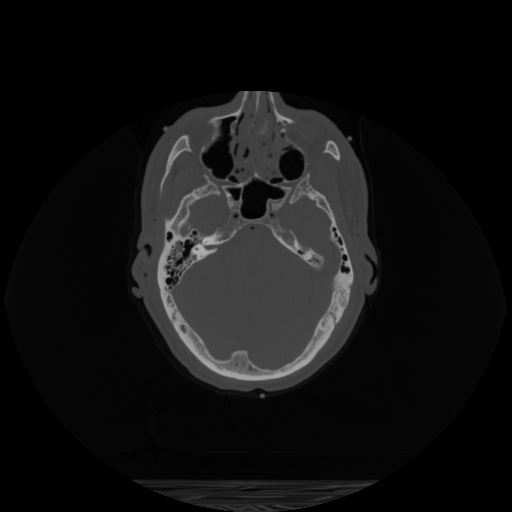
#> input picture c_vm1125.fre.png, 512 x 512 px
$ jupyter execute --allow-errors ImageRestoration.ipynb   (shell and % lines are left out)
#> lines starting #> are read from the running program, lines starting #| are printed output that depends on the picture; long printed decimals are rounded
# The imaging equation
Our analysis of linear, shift-invariant imaging systems is built
around the following imaging equation:

$$g(x,y)={\mathrm{psf}}(x,y)**f(x,y),$$

where $f(x,y)$ is the object being imaged, ${\mathrm{psf}}(x,y)$
is the system point spread function, and $g(x,y)$ the image. The notation $**$
denotes the 2D convolutiuon.

In the cell below, we will open an image, create a Gaussian PSF, and convolve them
to create a noiseless blurred image.

Note that the Fourier convolution-multiplication theorem allows us to convert a convolution
in the spatial domain into a multiplication in the frequency domain.

$$G(\nu_{x},\nu_{y})={OTF}(\nu_{x},\nu_{y})F(\nu_{x},\nu_{y}).$$

Here $G(\nu_{x},\nu_{y})$ is the FT of $g(x,y)$, $F(\nu_{x},\nu_{y})$ is the FT of $f(x,y)$, and ${OTF}(\nu_{x},\nu_{y})$ is the FT of the PSF. OTF stands for Optical Transfer Function.

[cell 1]
#First we will open an image and create a Gaussian PSF, then blur

from ipywidgets import *
from scipy import ndimage
from scipy import signal
import matplotlib as mpl
import matplotlib.pyplot as plt
mpl.rcParams.update(mpl.rcParamsDefault)
import numpy as np
from matplotlib.image import imread
from numpy.fft  import fft2, ifft2, fftshift, ifftshift

def np_fftconvolve(A, B):
    return np.real(fftshift(ifft2(fft2(A)*fft2(B, s=A.shape))))

N=512

im = imread('c_vm1125.fre.png')[0:N,0:N].astype(np.float64)
#> im: shape (512, 512) float64; min 0, max 0.694, mean 0.0708


# Calculate a Gaussian filter
sig = 0.01
x = np.linspace(-1, 1, im.shape[0])
#> x = 512 values from -1 to 1
y = np.linspace(-1, 1, im.shape[1])
#> y = 512 values from -1 to 1
xx, yy = np.meshgrid(x, y)
psf1 = np.zeros_like(im)
psf1 = (1.0/(sig*np.sqrt(2.0*np.pi))*np.exp(-(xx**2 + yy**2)/(2.0*sig**2)))
#normalize
psf1 = psf1/np.sum(psf1)


#imfilt = signal.convolve2d(im, filt, boundary='symm', mode='same')
imfilt1 = np_fftconvolve(im, psf1)


fig, ax = plt.subplots(2, 3, figsize=(9,6))
fig.suptitle("The imaging equation: blurring", fontsize=16)

# Plot original
ax[0,0].imshow(im, cmap='gray')
ax[0,1].imshow(psf1,cmap='gray')
ax[0,2].imshow(imfilt1,cmap='gray')

ax[0,0].set_title('Original')
ax[0,1].set_title('Gaussian PSF')
ax[0,2].set_title('Blurred')

ax[1,0].plot(im[256,:])
ax[1,1].plot(psf1[256,:])
ax[1,2].plot(imfilt1[256,:])


fig.tight_layout()
fig.subplots_adjust(top=0.88)
#> figure, not shown here; panel 4: curve peaks at x = 198, y = 0.651; panel 5: curve peaks at x = 256, y = 0.0235; panel 6: curve peaks at x = 199, y = 0.541

# The imaging equation: To do
Change the width of the Gaussian blur by changing the sig parameter.

When you are done, set it back to 0.01.

Now we are going to think about undoing this blurring.

# The image restoration problem
If we know the ${\mathrm{psf}}(x,y)$, can't we always recover $f(x,y)$
from the image $g(x,y)$ by inverse filtering?

$$G(\nu_{x},\nu_{y})=\mathrm{OTF}(\nu_{x},\nu_{y})F(\nu_{x},\nu_{y})\,\,\,\Rightarrow\,\,\,F(\nu_{x},\nu_{y})=\mathrm{OTF}^{-1}(\nu_{x},\nu_{y})G(\nu_{x},\nu_{y}).$$

No, there are several problems:
* $\mathrm{OTF}^{-1}(\nu_{x},\nu_{y})$ may not exist. (Like when $\mathrm{OTF}(\nu_{x},\nu_{y})=0$.)
* If $\mathrm{OTF}^{-1}(\nu_{x},\nu_{y})$ exists, it may be ill-conditioned:
that is, a small perturbation in $g(x,y)$ could lead to a large perturbation
in the estimate of $f(x,y)$. In practice $g(x,y)$ is always contaminated
by small perturbations: noise!

# The image restoration problem
Our imaging equation should really be

$$\mathbf{g}(x,y)={\mathrm{psf}}(x,y)**f(x,y)+{\mathbf{n}}(x,y)$$

Then we have
$${F}^{(est)}(\nu_{x},\nu_{y})=\mathrm{OTF}^{-1}(\nu_{x},\nu_{y}){\mathbf{G}}(\nu_{x},\nu_{y})=F(\nu_{x},\nu_{y})+\frac{N(\nu_{x},\nu_{y})}{\mathrm{OTF}(\nu_{x},\nu_{y})}.$$

A problem having these characteristics is called ill-posed. We need to constrain or regularize the problem.

# Pseudo-Inverse Filtering

If the inverse $\mathrm{OTF}^{-1}(\nu_{x},\nu_{y})$ simply doesn't
exist, another approach is to employ the pseudo-inverse.
This emerges as the solution to the following problem:
$${\widehat{\mathbf{f}}}_{{\mathrm{Pseudo}}}(x)=\min_{f(x)}\int\left|{\mathbf{g}}(x)-{\mathrm{psf}}(x)*f(x)\right|^{2}\,dx\,\,{\mathrm{subject}\,\mathrm{to}}\,\,\left|f(x)\right|^{2}\,\,{\mathrm{is}\,\mathrm{minimum}}.$$

In Fourier space, this becomes

$${\widehat{\mathbf{F}}}_{{\mathrm{Pseudo}}}(\nu)=\min_{F(\nu)}\int\left|{\mathbf{G}}(\nu)-OTF(\nu)F(\nu)\right|^{2}\,d\nu\,\,{\mathrm{subject}\,\mathrm{to}}\,\,\left|F(\nu)\right|^{2}\,\,{\mathrm{is}\,\mathrm{minimum}}.$$

The solution is easily seen to be

$${\widehat{\mathbf{F}}}_{{\mathrm{Pseudo}}}(\nu)=\left\{ \begin{array}{c}
OTF^{-1}(\nu){\mathbf{G}}(\nu)\,\,\,{\mathrm{when}}\,OTF(\nu)\neq0\\
0\,\,\,{\mathrm{when}}\,OTF(\nu)=0.
\end{array}\right.$$

Since $OTF(\nu)$ can be arbitrarily close to zero, while we have solved the existence problem, we haven't really
solved the ill-conditioning problem.

[cell 2]
#Let's try a pseudoinverse filter on noiseless data

#Calcualte OTF with shifts for display
otfshift = fftshift(fft2(fftshift(psf1)))

#Caluclate without shifts for use in consoytrcuting pseudoinverse
otf = fft2(psf1)

thresh=0.00001

pseudoinv = np.zeros_like(otf)
pseudoinv[(np.abs(otf)>thresh).nonzero()]=1.0/otf[(np.abs(otf)>thresh).nonzero()]
#invotf=fftshift(invotf)

restorpseudo = np.real(fftshift(ifft2(fft2(imfilt1)*pseudoinv)))

fig, ax = plt.subplots(2, 3, figsize=(9,6))
fig.suptitle("Pseudoinverse", fontsize=16)
logpseudo = np.log(np.abs(pseudoinv+1e-12)) # Log transform (add small number to avoid underflow issues)

# Plot original
ax[0,0].imshow(np.abs(otfshift), cmap='gray')
ax[0,1].imshow(fftshift(logpseudo),cmap='gray')
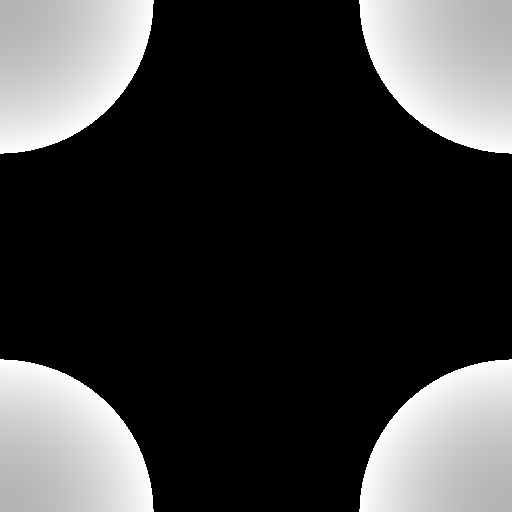
#> logpseudo: shape (512, 512) float64; min -27.63, max 11.51, mean -18.26; drawn with min black and max white
ax[0,2].imshow(restorpseudo,cmap='gray')

shiftpseudo = fftshift(pseudoinv)

ax[1,0].plot(np.abs(otfshift[256,:]))
ax[1,1].plot(np.abs(shiftpseudo[256,:]))
ax[1,2].plot(restorpseudo[256,:])

ax[0,0].set_title('OTF')
ax[0,1].set_title('log Pseudoinverse')
ax[0,2].set_title('Recovered (noiseless)')

ax[1,0].set_title('OTF')
ax[1,1].set_title('Pseudoinverse')
ax[1,2].set_title('Recovered (noiseless)')

fig.tight_layout()
fig.subplots_adjust(top=0.88)
#> figure, not shown here; panel 4: curve peaks at x = 256, y = 1; panel 5: curve peaks at x = 103, y = 99389.1; panel 6: curve peaks at x = 198, y = 0.652

# Pseudoinverse: To do

Change the width of the Gaussian blur by changing the sig parameter in the first cell.

Now run this cell again and look at the OTF.

When you are done, set it back to 0.01.

In the next slide we are going to add noise and see what happens to the pseudoinverse.

[cell 3]
#Now let's add noise

noise_factor = 0.1

imfilt1noise = imfilt1 + np.random.normal(size=imfilt1.shape)*noise_factor
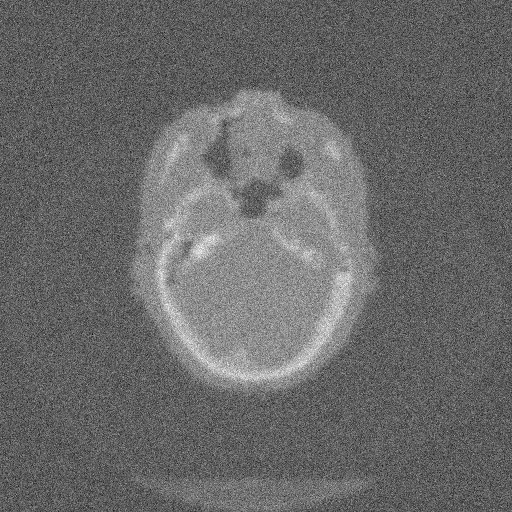
#> imfilt1noise: shape (512, 512) float64; min -0.485, max 0.855, mean 0.0709; drawn with min black and max white

restor1noise = np.real(fftshift(ifft2(fft2(imfilt1noise)*pseudoinv)))
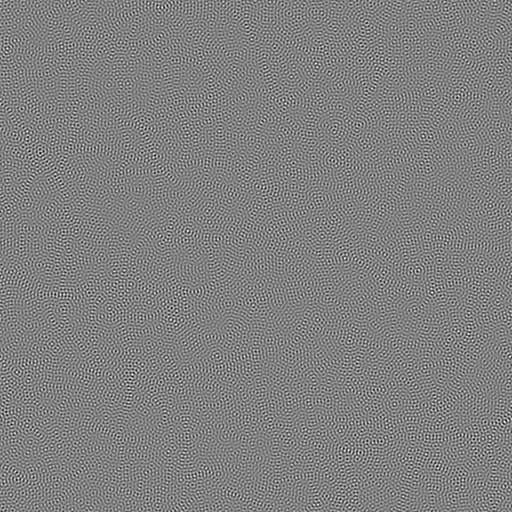
#> restor1noise: shape (512, 512) float64; min -5212.7, max 5103.2, mean 0.1; drawn with min black and max white

fig, ax = plt.subplots(2, 3, figsize=(9,6))
fig.suptitle("Pseudoinverse with noise", fontsize=16)


# Plot original
ax[0,0].imshow(im, cmap='gray')
ax[0,1].imshow(imfilt1noise,cmap='gray')
ax[0,2].imshow(restor1noise,cmap='gray')

ax[0,0].set_title('Original image')
ax[0,1].set_title('Blurred noisy image')
ax[0,2].set_title('Pseudoinverse restor.')

ax[1,0].plot(np.abs(im[256,:]))
ax[1,1].plot(np.abs(imfilt1noise[256,:]))
ax[1,2].plot(restor1noise[256,:])

fig.tight_layout()
fig.subplots_adjust(top=0.88)
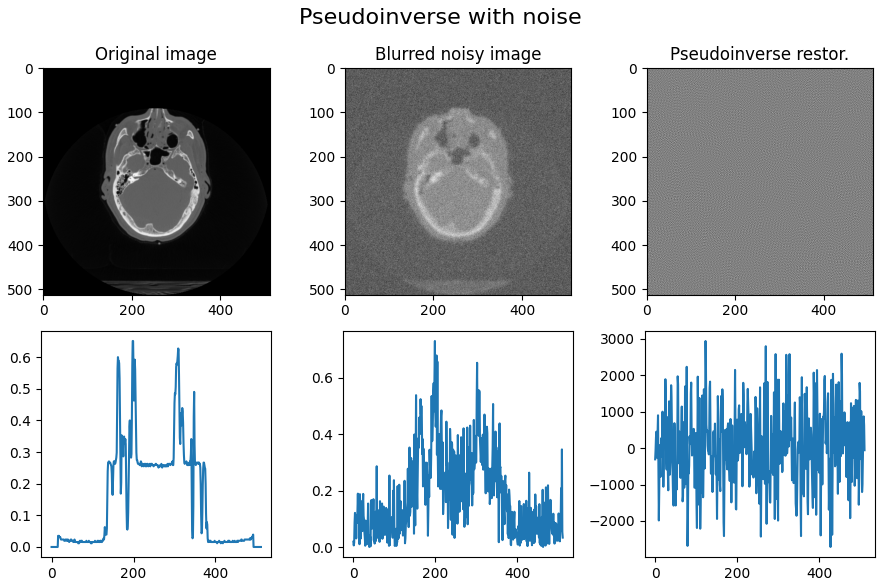
#> figure drawn by matplotlib, 6 panels; panel 4: curve peaks at x = 198, y = 0.651; panel 5: curve peaks at x = 199, y = 0.73; panel 6: curve peaks at x = 123, y = 2944.5

# Tikhonov regularization

In analyzing problems of this kind, the Russian mathematician Tikhonov
proposed estimating the solution of the equation of interest by

$$\mathbf{f}_{{\mathrm{Tikhonov}}}(x)=\min_{f(x)}\int\left\{ \left|{\mathbf{g}}(x)-{\mathrm{psf}}(x)*f(x)\right|^{2}+\alpha\left|f(x)\right|^{2}\right\} \,dx,$$

or in the Fourier domain

$$\mathbf{F}_{{\mathrm{Tikhonov}}}(\nu)=\min_{F(\nu)}\int\left\{ \left|{\mathbf{G}}(\nu)-OTF(\nu)F(\nu)\right|^{2}+\alpha\left|F(\nu)\right|^{2}\right\} \,d\nu.$$

Here $\alpha>0$ is the regularization parameter.

This equation can be solved by use of calculus of variations, yielding
$$\mathbf{F}_{{\mathrm{Tikhonov}}}(\nu)=\frac{OTF^{*}(\nu)}{\left|OTF(\nu)\right|^{2}+\alpha}{\mathbf{G}}(\nu).$$

Judicious choice of $\alpha$ allows the transition between these
two regions to occur near the point where the noise starts to become
large relative to the signal.

[cell 4]
#Now try Tikhonov filter on noiseless data

alpha = 0.001
tikhonov = np.zeros_like(otf)
tikhonov=np.conj(otf)/((np.abs(otf))**2+alpha)
restortikhonov = np.real(fftshift(ifft2(fft2(imfilt1)*tikhonov)))

fig, ax = plt.subplots(2, 3, figsize=(9,6))
fig.suptitle("Tikhonov", fontsize=16)


logtikh = np.log(np.abs(tikhonov+1e-12)) # Log transform (add small number to avoid underflow issues)

# Plot original
ax[0,0].imshow(np.abs(otfshift), cmap='gray')
ax[0,1].imshow(fftshift(logtikh),cmap='gray')
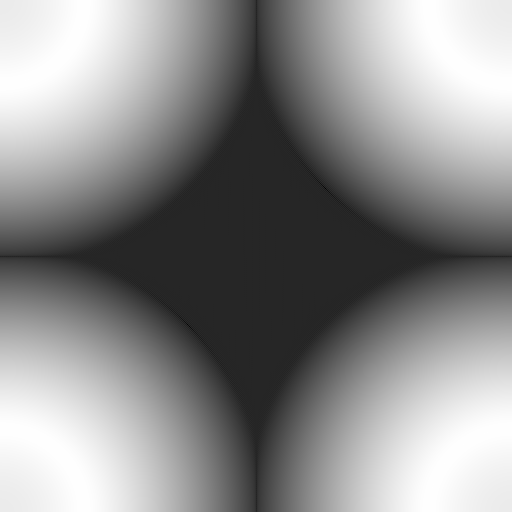
#> logtikh: shape (512, 512) float64; min -32.99, max 2.76, mean -13.42; drawn with min black and max white
ax[0,2].imshow(restortikhonov,cmap='gray')

shifttikh = fftshift(tikhonov)

ax[1,0].plot(np.abs(otfshift[256,:]))
ax[1,1].plot(np.abs(shifttikh[256,:]))
ax[1,2].plot(restortikhonov[256,:])

ax[0,0].set_title('OTF')
ax[0,1].set_title('log Tikh')
ax[0,2].set_title('Recovered (noiseless)')

ax[1,0].set_title('OTF')
ax[1,1].set_title('Tikh')
ax[1,2].set_title('Recovered (noiseless)')
fig.tight_layout()
fig.subplots_adjust(top=0.88)
#> figure, not shown here; panel 4: curve peaks at x = 256, y = 1; panel 5: curve peaks at x = 172, y = 15.81; panel 6: curve peaks at x = 199, y = 0.647

[cell 5]
#Now try Tikhonov filter

tikhonov = np.zeros_like(otf)

fig, ax = plt.subplots(2, 3, figsize=(9,6))
fig.suptitle("Tikhonov with noise", fontsize=16)

# Plot original
ax[0,0].imshow(im, cmap='gray')
ax[0,1].imshow(imfilt1noise,cmap='gray')

ax[0,0].set_title('Original image')
ax[0,1].set_title('Blurred noisy image')
ax[0,2].set_title('Tikhonov restor.')

ax[1,0].set_title('Tikhonov filter')
ax[1,1].set_title('Blurred noisy image')
ax[1,2].set_title('Tikhonov restor.')

# Make an updating function
def update(alpha = 0.01):
    tikhonov=np.conj(otf)/((np.abs(otf))**2+alpha)
    shifttikh = fftshift(tikhonov)
    restortikhonov = np.real(fftshift(ifft2(fft2(imfilt1noise)*tikhonov)))
    ax[0,2].imshow(restortikhonov, cmap='gray')
    ax[1,0].plot((np.abs(shifttikh[256,:])))
    ax[1,1].plot((np.abs(imfilt1noise[256,:])))
    ax[1,2].plot((np.abs(restortikhonov[256,:])))


fig.tight_layout()
fig.subplots_adjust(top=0.88)
# Add an interactive widget
#> (the rest of this cell did not finish here and is left out)

# Tikhonov: To do

Play around with the slider to adjust the Tikhonov parameter.

Go back to the cell that says Now let's add noise and change the noise factor.

When you are done, set the noise factor back to 0.1.

# Gradient regularization

We can change the regularization term in a Tikhovov style set up to penalize the L2 norm of the image gradient, which discourages rapid variation in the image

$$\mathbf{f}_{{\mathrm{grad}}}(x)=\min_{f(x)}\int\left\{ \left|{\mathbf{g}}(x)-{\mathrm{psf}}(x)*f(x)\right|^{2}+\alpha\left|\nabla f(x)\right|^{2}\right\} \,dx,$$

or in the Fourier domain

$$\mathbf{F}_{{\mathrm{grad}}}(\nu)=\min_{F(\nu)}\int\left\{ \left|{\mathbf{G}}(\nu)-OTF(\nu)F(\nu)\right|^{2}+\alpha\nu^2\left|F(\nu)\right|^{2}\right\} \,d\nu.$$

Here $\alpha>0$ is the regularization parameter.

This equation can be solved by use of calculus of variations, yielding
$$\mathbf{F}_{{\mathrm{grad}}}(\nu)=\frac{OTF^{*}(\nu)}{\left|OTF(\nu)\right|^{2}+\alpha\nu^2}{\mathbf{G}}(\nu).$$

[cell 6]
#Now try quadratically regularized filter gradient filter

alpha = 0.001
vmax = 1.0/N

# Calculate filter
vx = vmax*np.linspace(-1, 1, im.shape[0])
#> vx = 512 values from -0.00195 to 0.00195
vy = vmax*np.linspace(-1, 1, im.shape[1])
#> vy = 512 values from -0.00195 to 0.00195
vx2, vy2 = np.meshgrid(vx, vy)

quad = np.zeros_like(otf)
imfreq = fftshift(vx2**2+vy2**2)

quad=np.conj(otf)/((np.abs(otf))**2+alpha*imfreq)
restorquad = np.real(fftshift(ifft2(fft2(imfilt1)*quad)))

fig, ax = plt.subplots(2, 3, figsize=(9,6))
fig.suptitle("Quadratic gradient regularization", fontsize=16)
logquad = np.log(np.abs(quad+1e-12)) # Log transform (add small number to avoid underflow issues)

# Plot original
ax[0,0].imshow(np.abs(otfshift), cmap='gray')
ax[0,1].imshow(fftshift(logquad),cmap='gray')
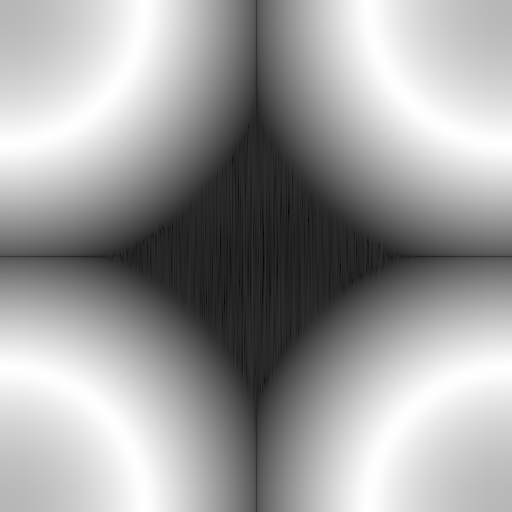
#> logquad: shape (512, 512) float64; min -24.57, max 9.57, mean -3.32; drawn with min black and max white
ax[0,2].imshow(restorquad,cmap='gray')

shiftquad = fftshift(quad)

ax[1,0].plot(np.abs(otfshift[256,:]))
ax[1,1].plot(np.abs(shiftquad[256,:]))
ax[1,2].plot(restorquad[256,:])

ax[0,0].set_title('OTF')
ax[0,1].set_title('log Quad')
ax[0,2].set_title('Recovered (noiseless)')

ax[1,0].set_title('OTF')
ax[1,1].set_title('Quad')
ax[1,2].set_title('Recovered (noiseless)')
fig.tight_layout()
fig.subplots_adjust(top=0.88)
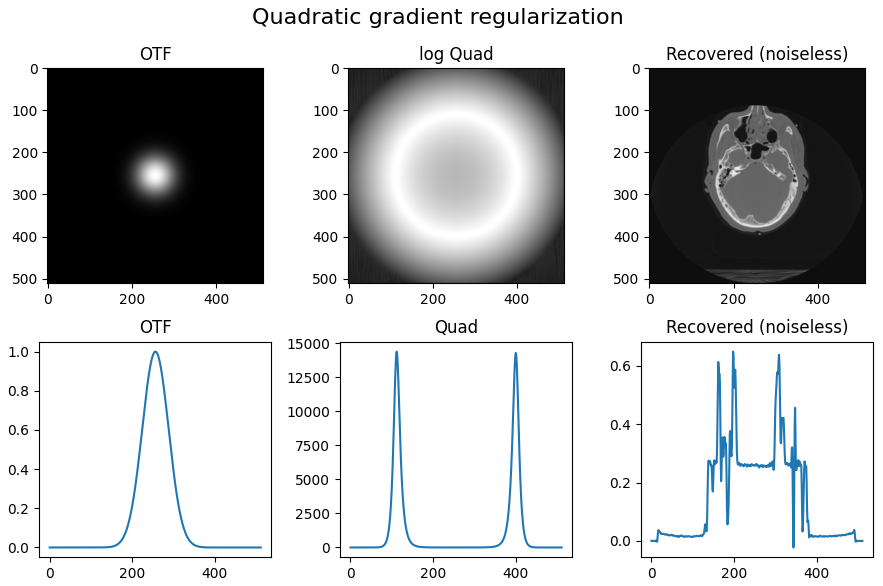
#> figure drawn by matplotlib, 6 panels; panel 4: curve peaks at x = 256, y = 1; panel 5: curve peaks at x = 112, y = 14372; panel 6: curve peaks at x = 198, y = 0.649

[cell 7]
#Now try quad filter

quad = np.zeros_like(otf)

fig, ax = plt.subplots(2, 3, figsize=(9,6))
fig.suptitle("Quadratic gradient reg. with noise", fontsize=16)

# Plot original
ax[0,0].imshow(im, cmap='gray')
ax[0,1].imshow(imfilt1noise,cmap='gray')

ax[0,0].set_title('Original image')
ax[0,1].set_title('Blurred noisy image')
ax[0,2].set_title('Quad restor.')

ax[1,0].set_title('Quad filter')
ax[1,1].set_title('Blurred noisy image')
ax[1,2].set_title('Quad restor.')

# Make an updating function
def update(alpha = 100):
    quad=np.conj(otf)/((np.abs(otf))**2+alpha*imfreq)
    shiftquad=fftshift(quad)
    restorquad = np.real(fftshift(ifft2(fft2(imfilt1noise)*quad)))
    ax[0,2].imshow(restorquad, cmap='gray')
    ax[1,0].plot((np.abs(shiftquad[256,:])))
    ax[1,1].plot((np.abs(imfilt1noise[256,:])))
    ax[1,2].plot((np.abs(restorquad[256,:])))

fig.tight_layout()
fig.subplots_adjust(top=0.88)
# Add an interactive widget
#> (the rest of this cell did not finish here and is left out)

# Gradient regularizer: To do

Play around with the slider to adjust the Tikhonov parameter.

Go back to the cell that says Now let's add noise and change the noise factor.

When you are done, set the noise factor back to 0.1.

# Richardson-Lucy deconvolution (aka Maximum likelihood expectation maximimation deconvolution
All of the previous filters we derived were analytical, one-shot linear filters. In this cell we will consider an iterative deconvolution method.

We need to represent the measured data as a vector $\mathbf{g}$ assumed to contain $M$ elements and the desired image
$f$ as a vector $\mathbf{f}$ assumed to contain $N$ elements. The two vectors are linked by a $M\times N$ system matrix $H$ that maps the desired image to the measured data. Implicitly then our discrete imaging equation is

$$\mathbf{g} = H \mathbf{f} + \mathbf{n}$$

where $\mathbf{n}$ is a vector of noise.

# Richardson-Lucy deconvolution (aka Maximum likelihood expectation maximimation deconvolution

The Richardson Lucy update is given by

$$f_{n}^{(k+1)}=f_{n}^{(k)}\frac{1}{s_{n}}\sum_{i=0}^{M-1}\frac{g_{m}}{\left(H\boldsymbol{f}^{(k)}\right)_{m}}H_{mn}$$

where $s_{n}$ is a sensitivity term.

$$s_{n}=\sum_{m=0}^{M}H_{mn}$$

This expression says: apply the matrix $H$ to the latest guess of the image $\boldsymbol{f}^{(k)}$ and divide the resulting estimate of the data into the actually measured data. The remaining sum over $m$ with the term $H_{mn}$ maps
the resulting correction back into image space. In tomography this operation is a backprojection. In deconvolution it is equivalent to convolving the correction factor with a flipped version of the PSF.

# Richardson-Lucy deconvolution for shift-invariant case
In the case of convolution with a normalized PSF (one that sums to 1), the matrix products are themselves equivalent to convolutions and the sensitivity term can be dropped because it is one.

So returning to our conitnuous notation, we can write

$$f^{(k+1)}\left(x,y\right)=f^{(k)}\left(x,y\right)\left[\left(\frac{g(x,y)}{f^{(k)}\left(x,y\right)}\right)**psf^{T}(x,y)\right]$$

here $psf^{T}(x,y)$ denotes a flipped PSF. The flipping is not necessary if the PSF is symmetric.

[cell 8]
#Try Poisson noise and MLEM

noise_level = 20

impoisson = np.random.poisson(imfilt1*noise_level+1)

fig, ax = plt.subplots(1, 3, figsize=(9,3))
fig.suptitle("RL/MLEM", fontsize=16)

# Plot original
ax[0].imshow(im, cmap='gray')
ax[1].imshow(impoisson,cmap='gray')

num_iters = 20

print(np.sum(psf1))
#| 1

imiter = impoisson

for i in range(0,num_iters-1,1):
    #convolve latest guess with psf
    imblur = np_fftconvolve(imiter, psf1)
    #take ratio of the two
    ratio = impoisson/imblur
    #correction factor obtained by convolving ratio with flipped psf (flip not needed for symmetric PDF)
    corr = np_fftconvolve(ratio, psf1)
    #update is multiplaicate
    imiter = imiter * corr
#> this loop made 19 passes
#> pass 1, `ratio = impoisson/imblur`:
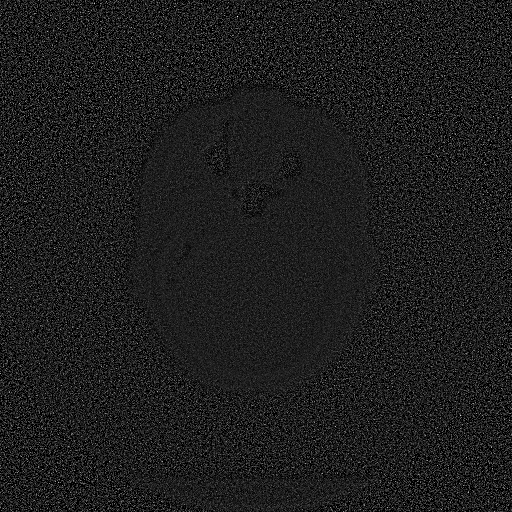
#> ratio: shape (512, 512) float64; min 0, max 8.36, mean 0.988; drawn with min black and max white
#> pass 1, `corr = np_fftconvolve(ratio, psf1)`:
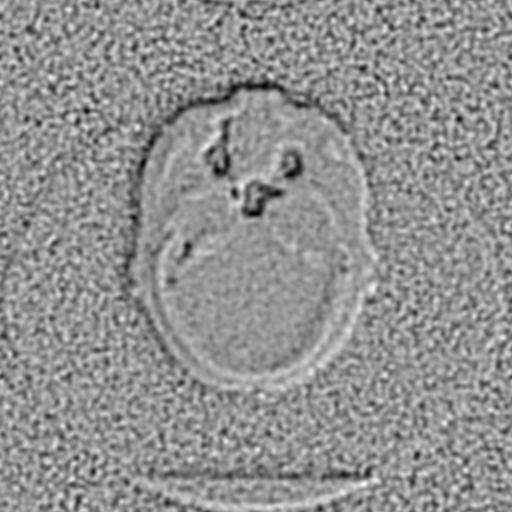
#> corr: shape (512, 512) float64; min 0.727, max 1.18, mean 0.988; drawn with min black and max white
#> after the loop:
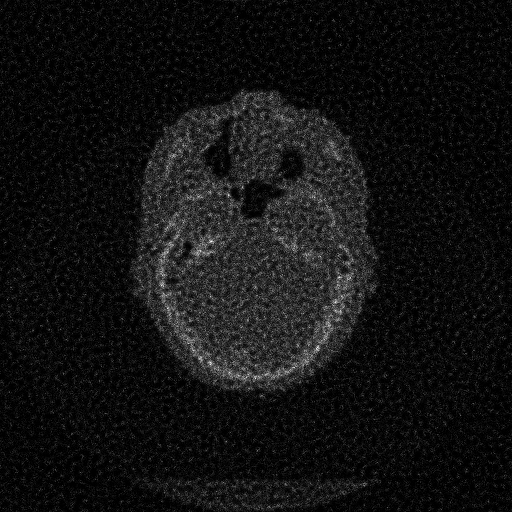
#> imiter: shape (512, 512) float64; min 0, max 33.4, mean 2.4; drawn with min black and max white

ax[2].imshow(imiter,cmap='gray')

fig.tight_layout()
fig.subplots_adjust(top=0.88)
